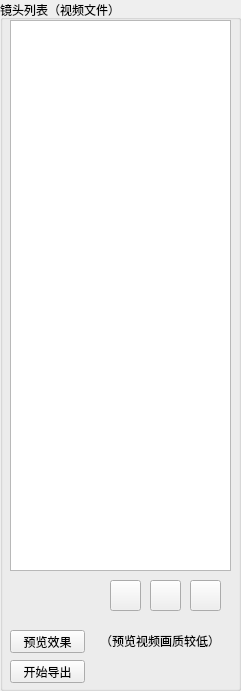
    <widget class="QGroupBox" name="groupBox_23">
     <property name="geometry">
      <rect>
       <x>880</x>
       <y>20</y>
       <width>241</width>
       <height>691</height>
      </rect>
     </property>
     <property name="title">
      <string>镜头列表（视频文件）</string>
     </property>
     <widget class="QTextEdit" name="textEdit_7">
      <property name="geometry">
       <rect>
        <x>10</x>
        <y>20</y>
        <width>221</width>
        <height>551</height>
       </rect>
      </property>
     </widget>
     <widget class="QToolButton" name="toolButton_24">
      <property name="geometry">
       <rect>
        <x>110</x>
        <y>580</y>
        <width>31</width>
        <height>31</height>
       </rect>
      </property>
      <property name="styleSheet">
       <string notr="true">#toolButton_5{
	background-image: url(&quot;C:/Users/hdsha/Downloads/加.png&quot;);
}</string>
      </property>
      <property name="text">
       <string/>
      </property>
     </widget>
     <widget class="QToolButton" name="toolButton_25">
      <property name="geometry">
       <rect>
        <x>150</x>
        <y>580</y>
        <width>31</width>
        <height>31</height>
       </rect>
      </property>
      <property name="styleSheet">
       <string notr="true">#toolButton_6{
	background-image: url(&quot;C:/Users/hdsha/Downloads/减.png&quot;);
}</string>
      </property>
      <property name="text">
       <string/>
      </property>
     </widget>
     <widget class="QToolButton" name="toolButton_26">
      <property name="geometry">
       <rect>
        <x>190</x>
        <y>580</y>
        <width>31</width>
        <height>31</height>
       </rect>
      </property>
      <property name="text">
       <string/>
      </property>
     </widget>
     <widget class="QPushButton" name="pushButton_37">
      <property name="geometry">
       <rect>
        <x>10</x>
        <y>630</y>
        <width>75</width>
        <height>23</height>
       </rect>
      </property>
      <property name="text">
       <string>预览效果</string>
      </property>
     </widget>
     <widget class="QPushButton" name="pushButton_38">
      <property name="geometry">
       <rect>
        <x>10</x>
        <y>660</y>
        <width>75</width>
        <height>23</height>
       </rect>
      </property>
      <property name="text">
       <string>开始导出</string>
      </property>
     </widget>
     <widget class="QLabel" name="label_147">
      <property name="geometry">
       <rect>
        <x>100</x>
        <y>630</y>
        <width>121</width>
        <height>21</height>
       </rect>
      </property>
      <property name="text">
       <string>（预览视频画质较低）</string>
      </property>
     </widget>
    </widget>
